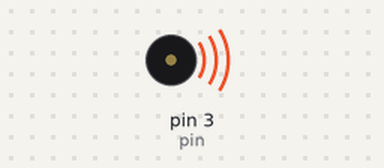
A sketch run on a simulated Arduino Uno, built with avr-gcc and run on an emulated ATmega328P. On the bench: buzzer (waves = sounding).

Above: at 0.2 s.
At 6.7 s:
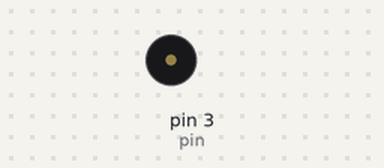
Timing chart, 0 to 9.1 s (numbered marks = the images above):
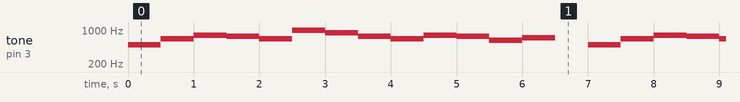

The sketch:

harry_potter.ino
```cpp
int pin = 3;

#define NOTE_B0  31
#define NOTE_C1  33
#define NOTE_CS1 35
#define NOTE_D1  37
#define NOTE_DS1 39
#define NOTE_E1  41
#define NOTE_F1  44
#define NOTE_FS1 46
#define NOTE_G1  49
#define NOTE_GS1 52
#define NOTE_A1  55
#define NOTE_AS1 58
#define NOTE_B1  62
#define NOTE_C2  65
#define NOTE_CS2 69
#define NOTE_D2  73
#define NOTE_DS2 78
#define NOTE_E2  82
#define NOTE_F2  87
#define NOTE_FS2 93
#define NOTE_G2  98
#define NOTE_GS2 104
#define NOTE_A2  110
#define NOTE_AS2 117
#define NOTE_B2  123
#define NOTE_C3  131
#define NOTE_CS3 139
#define NOTE_D3  147
#define NOTE_DS3 156
#define NOTE_E3  165
#define NOTE_F3  175
#define NOTE_FS3 185
#define NOTE_G3  196
#define NOTE_GS3 208
#define NOTE_A3  220
#define NOTE_AS3 233
#define NOTE_B3  247
#define NOTE_C4  262
#define NOTE_CS4 277
#define NOTE_D4  294
#define NOTE_DS4 311
#define NOTE_E4  330
#define NOTE_F4  349
#define NOTE_FS4 370
#define NOTE_G4  392
#define NOTE_GS4 415
#define NOTE_A4  440
#define NOTE_AS4 466
#define NOTE_B4  494
#define NOTE_C5  523
#define NOTE_CS5 554
#define NOTE_D5  587
#define NOTE_DS5 622
#define NOTE_E5  659
#define NOTE_F5  698
#define NOTE_FS5 740
#define NOTE_G5  784
#define NOTE_GS5 831
#define NOTE_A5  880
#define NOTE_AS5 932
#define NOTE_B5  988
#define NOTE_C6  1047
#define NOTE_CS6 1109
#define NOTE_D6  1175
#define NOTE_DS6 1245
#define NOTE_E6  1319
#define NOTE_F6  1397
#define NOTE_FS6 1480
#define NOTE_G6  1568
#define NOTE_GS6 1661
#define NOTE_A6  1760
#define NOTE_AS6 1865
#define NOTE_B6  1976
#define NOTE_C7  2093
#define NOTE_CS7 2217
#define NOTE_D7  2349
#define NOTE_DS7 2489
#define NOTE_E7  2637
#define NOTE_F7  2794
#define NOTE_FS7 2960
#define NOTE_G7  3136
#define NOTE_GS7 3322
#define NOTE_A7  3520
#define NOTE_AS7 3729
#define NOTE_B7  3951
#define NOTE_C8  4186
#define NOTE_CS8 4435
#define NOTE_D8  4699
#define NOTE_DS8 4978

int note_rest = -1;

// note lengths defined here
long whole_note = 1600; // change tempo by changing duration of one measure
long half_note = whole_note / 2;
long quarter_note = whole_note / 4;
long eighth_note = whole_note / 8;
long sixteenth_note = whole_note / 16;


int mySong[13][2] =
{
  {NOTE_B4, 500},
  {NOTE_E5, 500},
  {NOTE_G5, 500},
  {NOTE_FS5, 500},
  {NOTE_E5, 500},
  {NOTE_B5, 500},
  {NOTE_A5, 500},
  {NOTE_FS5, 500},
  {NOTE_E5, 500},
  {NOTE_G5, 500},
  {NOTE_FS5, 500},
  {NOTE_DS5, 500},
  {NOTE_F5, 500},
};
// WRITE YOUR SONG HERE


// if you want there to be silence between notes,
//   staccato should be true
bool staccato = true;

void setup() {
  pinMode(pin, OUTPUT);
}

void loop() {
  //PLAY YOUR SONG HERE

for (int i=0; i<13; i++){
    tone(pin, mySong[i][0], mySong[i][1]);
    delay(500);
  }
  delay(500);
}
```

Measured:
- by itself, tone on pin 3 (pin): repeats every 7.0 s: 659 Hz 0.50 s, 784 Hz 0.50 s, 740 Hz 0.50 s, 659 Hz 0.50 s, 988 Hz 0.50 s, 880 Hz 0.50 s, 740 Hz 0.50 s, 659 Hz 0.50 s, 784 Hz 0.50 s, 740 Hz 0.50 s, 622 Hz 0.50 s, 698 Hz 0.50 s, silent 0.50 s, 494 Hz 0.50 s
